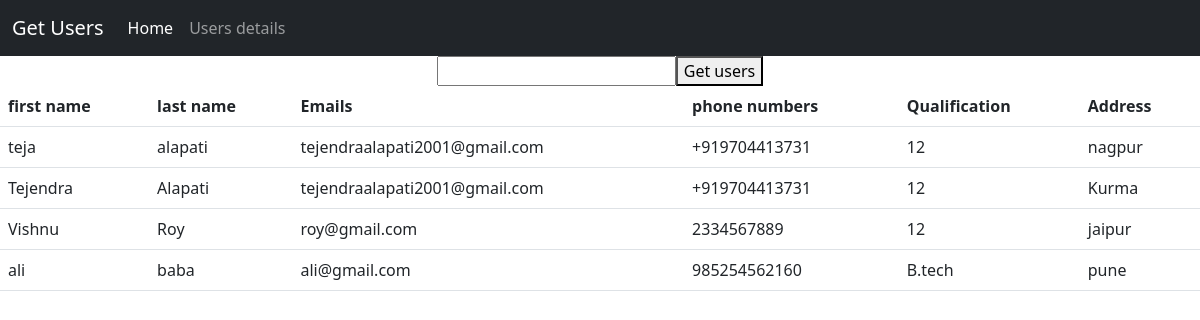
Screenshot of /getuser/ with the database file from the repository.
### getapp/models.py (models this page shows)
class profile(models.Model):
    first_name=models.CharField(max_length=100)
    last_name=models.CharField(max_length=100)
    Email=models.EmailField(max_length=200)
    phone_number=models.CharField(max_length=10)
    Qualification=models.CharField(max_length=100)
    address=models.CharField(max_length=200)

### getapp/views.py (the view)
# urls.py: path('getuser/',views.getuser,name="getuser")
def getuser(request):
    alluser=profile.objects.all()
    if request.method =='GET':
        st=request.GET.get('searchname')
        if st!=None:
            alluser=profile.objects.filter(first_name=st)
    context={'profiles':alluser}
    return render(request,'get user.html',context)

### templates/get user.html (shortened to what this page needs)
<!doctype html>
<html lang="en">
<head>
  <link href="https://cdn.jsdelivr.net/npm/bootstrap@5.2.1/dist/css/bootstrap.min.css" rel="stylesheet"
>
</head>
<body>
  <header>
    <nav class="navbar navbar-expand-lg navbar-dark bg-dark">
        <div class="container-fluid">
          <a class="navbar-brand" href="#">Get Users</a>
          <div class="collapse navbar-collapse" id="navbarSupportedContent">
            <ul class="navbar-nav me-auto mb-2 mb-lg-0">
              <li class="nav-item">
                <a class="nav-link active" aria-current="page" href="{% url 'home' %}">Home</a>
              </li>
              <li class="nav-item">
                <a class="nav-link" href="{% url 'getuser' %}">Users details</a>
              </li>
            </ul>
          </div>
        </div>
      </nav>
  </header>
  <main>
    <center>
        <form method="get">
    <input type="text" name="searchname"><button type="search">Get users</button>
        </form></center>
    <table class="table">
        <thead>
          <tr>
            <th scope="col">first name</th>
            <th scope="col">last name</th>
            <th scope="col">Emails</th>
            <th scope="col">phone numbers</th>
            <th scope="col">Qualification</th>
            <th scope="col">Address</th>
          </tr>
        </thead>
        <tbody>
            {% for file in profiles %}
          <tr>
            <td>{{file.first_name}}</td>
            <td>{{file.last_name}}</td>
            <td>{{file.Email}}</td>
            <td>{{file.phone_number}}</td>
            <td>{{file.Qualification}}</td>
            <td>{{file.address}}</td>
        </tr>
        {% endfor %}
        </tbody>
      </table>
  </main>
</body>
</html>

### rows the page displays
profile: first_name "teja", last_name "alapati", Email "tejendraalapati2001@gmail.com", phone_number "+919704413731", Qualification "12", address "nagpur"
profile: first_name "Tejendra", last_name "Alapati", Email "tejendraalapati2001@gmail.com", phone_number "+919704413731", Qualification "12", address "Kurma"
profile: first_name "Vishnu", last_name "Roy", Email "roy@gmail.com", phone_number "2334567889", Qualification "12", address "jaipur"
profile: first_name "ali", last_name "baba", Email "ali@gmail.com", phone_number "985254562160", Qualification "B.tech", address "pune"
